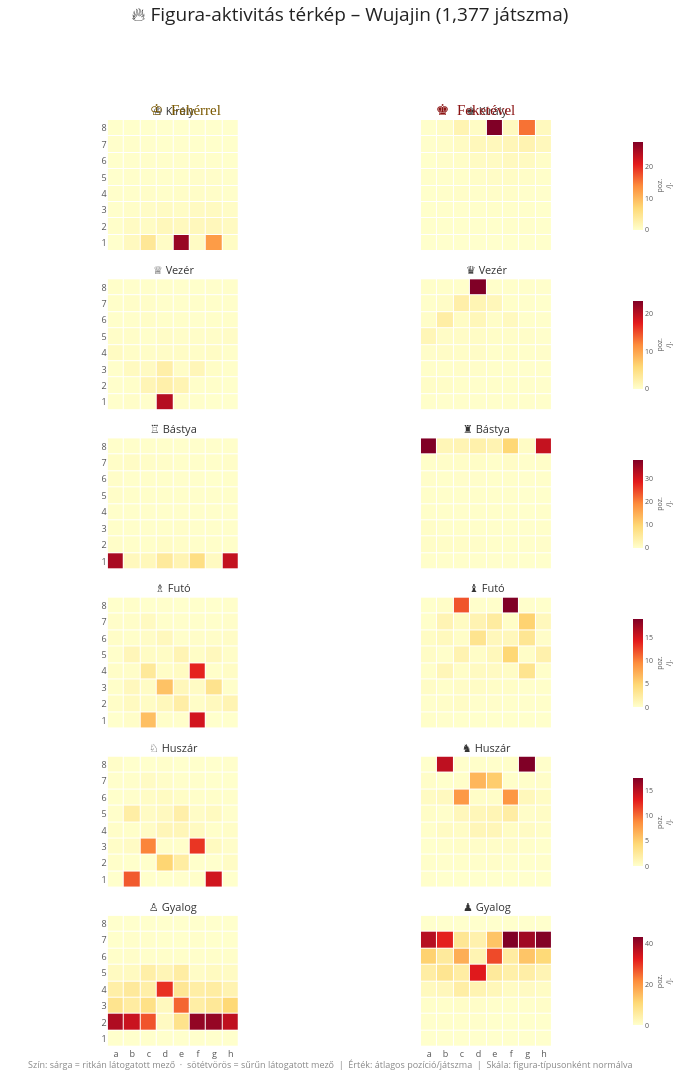

Notebook source saved alongside this figure:
### Markdown cell above
## 4. Figura-aktivitás térkép (Piece Placement Heatmap)

**Bal oszlop:** fehérrel játszott partijai | **Jobb oszlop:** feketével játszott partijai

A hőtérkép azt mutatja, **hány pozícióban volt átlagosan** az adott figura az adott mezőn (játszmánként normálva). Minél sárgább egy mező, annál többet tartózkodott ott a figura.

> **Gyors olvasási útmutató:** Nézd a Király sorát – mutatja, sáncolsz-e rendszeresen és melyik oldalra. A Huszár sorból látszik, vannak-e kedvelt előörs-mezőid. A Gyalog sor a gyalogstruktúrád tipikus lenyomata.

### Code cell
import chess
import chess.pgn
from collections import Counter
import numpy as np
import plotly.graph_objects as go
from plotly.subplots import make_subplots
import os

# ── Játékos detektálás ────────────────────────────────────────────────────────
_pgn4 = os.path.join(root_dir, 'sakkpartik.pgn')
if not os.path.exists(_pgn4):
    _pgn4 = config.PGN_FILE

try:
    PLAYER
except NameError:
    _nc4 = Counter()
    with open(_pgn4, encoding='utf-8') as f:
        while (g := chess.pgn.read_game(f)):
            _nc4[g.headers.get('White', '')] += 1
            _nc4[g.headers.get('Black', '')] += 1
    PLAYER = _nc4.most_common(1)[0][0]

# ── Konstansok ────────────────────────────────────────────────────────────────
_PT_ORDER = [chess.KING, chess.QUEEN, chess.ROOK, chess.BISHOP, chess.KNIGHT, chess.PAWN]
_PT_HU = {
    chess.KING:   'Király',  chess.QUEEN:  'Vezér',
    chess.ROOK:   'Bástya',  chess.BISHOP: 'Futó',
    chess.KNIGHT: 'Huszár',  chess.PAWN:   'Gyalog',
}
_SYM_W = {
    chess.KING: '♔', chess.QUEEN: '♕', chess.ROOK: '♖',
    chess.BISHOP: '♗', chess.KNIGHT: '♘', chess.PAWN: '♙',
}
_SYM_B = {
    chess.KING: '♚', chess.QUEEN: '♛', chess.ROOK: '♜',
    chess.BISHOP: '♝', chess.KNIGHT: '♞', chess.PAWN: '♟',
}
_FILES_TEXT = list('abcdefgh')
_RANKS_TEXT = ['1', '2', '3', '4', '5', '6', '7', '8']
_NROWS = len(_PT_ORDER)

# ── Adatgyűjtés (mozgás utáni pozíciók mintavételezése) ──────────────────────
_hm = {
    'white': {pt: np.zeros((8, 8)) for pt in _PT_ORDER},
    'black': {pt: np.zeros((8, 8)) for pt in _PT_ORDER},
}
_gc4 = {'white': 0, 'black': 0}

with open(_pgn4, encoding='utf-8') as f:
    while (game := chess.pgn.read_game(f)):
        h = game.headers
        white, black = h.get('White', ''), h.get('Black', '')
        if white == PLAYER:
            side, pc = 'white', chess.WHITE
        elif black == PLAYER:
            side, pc = 'black', chess.BLACK
        else:
            continue
        _gc4[side] += 1
        board = game.board()
        for move in game.mainline_moves():
            board.push(move)
            for pt in _PT_ORDER:
                for sq in board.pieces(pt, pc):
                    _hm[side][pt][chess.square_rank(sq)][chess.square_file(sq)] += 1

# Normálás: pozíció / játszma
for _s in ('white', 'black'):
    if _gc4[_s] > 0:
        for pt in _PT_ORDER:
            _hm[_s][pt] /= _gc4[_s]

print(f'✅ Kész – Fehér: {_gc4["white"]} j., Fekete: {_gc4["black"]} j.')

# ── Layout paraméterek ────────────────────────────────────────────────────────
_HS  = 0.08    # vízszintes hézag az oszlopok közt (paper-frakció)
_VS  = 0.030   # függőleges hézag a sorok közt    (paper-frakció)
_cww = (1 - _HS) / 2                       # subplot szélesség paper-koordinátában
_crh = (1 - (_NROWS - 1) * _VS) / _NROWS  # subplot magasság paper-koordinátában

# Subplot-sorok colorbar Y-középpontjai
def _cb_y(ri):
    return 1.0 - (ri - 1) * (_crh + _VS) - _crh / 2

# Subplot-fejlécek (rövid, hogy ne lógjanak egymásra)
_subtitles = []
for pt in _PT_ORDER:
    _subtitles.append(f'{_SYM_W[pt]} {_PT_HU[pt]}')
    _subtitles.append(f'{_SYM_B[pt]} {_PT_HU[pt]}')

fig = make_subplots(
    rows=_NROWS, cols=2,
    subplot_titles=_subtitles,
    horizontal_spacing=_HS,
    vertical_spacing=_VS,
    column_widths=[0.5, 0.5],
)

# ── Traces hozzáadása ─────────────────────────────────────────────────────────
# Colorscale: sárga (alacsony) → sötétvörös (magas)
_CS = [[0.00, '#ffffcc'], [0.25, '#fed976'], [0.50, '#fd8d3c'],
       [0.75, '#e31a1c'], [1.00, '#800026']]

for ri, pt in enumerate(_PT_ORDER, start=1):
    # Közös max a két oszlophoz → összehasonlítható szín
    _zmax = max(_hm['white'][pt].max(), _hm['black'][pt].max())
    if _zmax == 0:
        _zmax = 1

    for ci, side in enumerate(('white', 'black'), start=1):
        z = _hm[side][pt]
        _show_cb = (ci == 2)  # colorbar csak a jobb oszlopban

        hover = [
            [f'<b>{_FILES_TEXT[fi]}{rank + 1}</b>: {z[rank][fi]:.2f} poz./játszma'
             for fi in range(8)]
            for rank in range(8)
        ]

        cb_kwargs = dict(
            colorbar=dict(
                y=_cb_y(ri),
                len=_crh * 0.82,
                yanchor='middle',
                x=1.005,
                thickness=10,
                tickfont=dict(size=7, color='#555'),
                title=dict(
                    text='poz.<br>/j.',
                    font=dict(size=7, color='#555'),
                    side='right',
                ),
                nticks=4,
                outlinewidth=0,
            )
        ) if _show_cb else {}

        fig.add_trace(
            go.Heatmap(
                z=z,
                x=list(range(8)),   # numerikus tengely → scaleanchor működik
                y=list(range(8)),
                colorscale=_CS,
                zmin=0,
                zmax=_zmax,
                showscale=_show_cb,
                xgap=1,
                ygap=1,
                text=hover,
                hovertemplate='%{text}<extra></extra>',
                **cb_kwargs,
            ),
            row=ri, col=ci,
        )

# ── Négyzetes cellák + tengelyfeliratok ───────────────────────────────────────
for ri in range(1, _NROWS + 1):
    for ci in range(1, 3):
        n     = (ri - 1) * 2 + ci
        xref  = 'x' if n == 1 else f'x{n}'
        # Csak az alsó sorban rajzolunk x-feliratot, y-felirat mindig bal oldal
        _show_x = (ri == _NROWS)
        _show_y = (ci == 1)

        fig.update_xaxes(
            tickmode='array',
            tickvals=list(range(8)),
            ticktext=_FILES_TEXT if _show_x else [''] * 8,
            showticklabels=_show_x,
            tickfont=dict(size=9, color='#555'),
            showgrid=False,
            zeroline=False,
            constrain='domain',
            row=ri, col=ci,
        )
        fig.update_yaxes(
            tickmode='array',
            tickvals=list(range(8)),
            ticktext=_RANKS_TEXT if _show_y else [''] * 8,
            showticklabels=_show_y,
            tickfont=dict(size=9, color='#555'),
            showgrid=False,
            zeroline=False,
            scaleanchor=xref,
            scaleratio=1,
            constrain='domain',
            row=ri, col=ci,
        )

# ── Subplot-fejléc fontméret csökkentése ─────────────────────────────────────
# Először (csak a make_subplots által létrehozott subplot-title annotációkra hat),
# az ezután add_annotation()-nel hozzáadott annotációk megtartják saját méretüket.
fig.update_annotations(font_size=11)

# ── Oszlopfejlécek (a plot terület FELETT, a top margin-ban) ─────────────────
fig.add_annotation(
    x=0.25, y=1.0, xref='paper', yref='paper',
    text='♔  Fehérrel',
    showarrow=False,
    font=dict(size=15, color='#7a5800', family='Arial Black'),
    xanchor='center', yanchor='bottom',
)
fig.add_annotation(
    x=0.75, y=1.0, xref='paper', yref='paper',
    text='♚  Feketével',
    showarrow=False,
    font=dict(size=15, color='#8b1414', family='Arial Black'),
    xanchor='center', yanchor='bottom',
)

# ── Jelmagyarázat (alul) ──────────────────────────────────────────────────────
fig.add_annotation(
    x=0.5, y=-0.01, xref='paper', yref='paper',
    text='Szín: sárga = ritkán látogatott mező  ·  sötétvörös = sűrűn látogatott mező  '
         '|  Érték: átlagos pozíció/játszma  |  Skála: figura-típusonként normálva',
    showarrow=False, font=dict(size=9, color='#888'),
    xanchor='center', yanchor='top',
)

# ── Figuraméretek: négyzetes boardhoz kiszámítva ──────────────────────────────
_W  = 700
_ml, _mr, _mt, _mb = 40, 80, 120, 45

_avail_w        = _W - _ml - _mr                  # 580 px
_subplot_px     = _cww * _avail_w                 # subplot szélesség px-ben
_avail_h_needed = _subplot_px / _crh              # szükséges magasság
_H              = int(_avail_h_needed) + _mt + _mb

fig.update_layout(
    title=dict(
        text=f'🔥 Figura-aktivitás térkép – {PLAYER} ({TOTAL:,} játszma)',
        font=dict(size=19, color='#222'),
        x=0.5, xanchor='center',
        y=0.993,
    ),
    width=_W,
    height=_H,
    template='plotly_white',
    paper_bgcolor='white',
    plot_bgcolor='white',
    showlegend=False,
    font=dict(color='#333', size=11),
    margin=dict(l=_ml, r=_mr, t=_mt, b=_mb),
)

print(f'Ábra: {_W} × {_H} px  |  szubplot ≈ {int(_subplot_px)} × {int(_subplot_px)} px')
fig.show()
# fig.write_html(os.path.join(config.PLOTS_DIR, 'piece_heatmap.html'))
